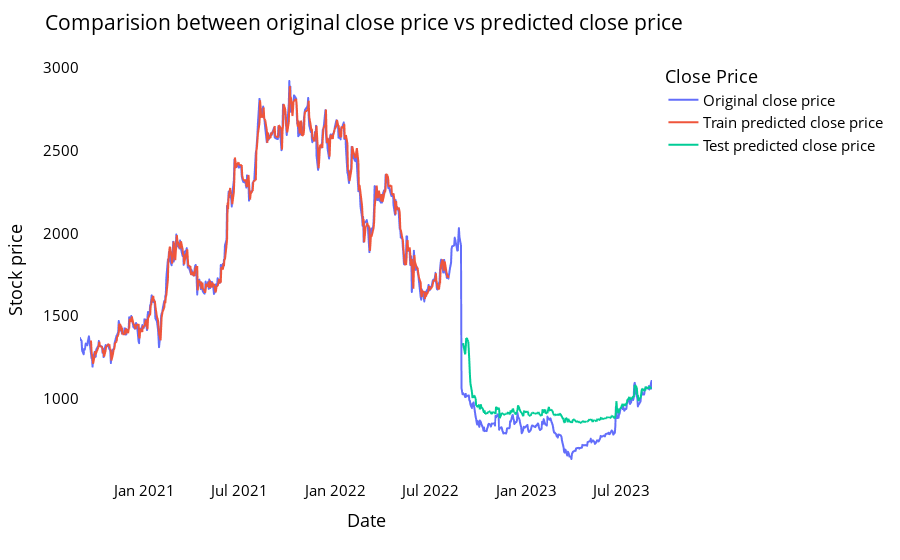

Notebook code for this chart:
### Code cell
# Comparision between original stock close price vs predicted close price

# shift train predictions for plotting
# shift train predictions for plotting

look_back=time_step
trainPredictPlot = np.empty_like(closedf)
trainPredictPlot[:, :] = np.nan
trainPredictPlot[look_back:len(train_predict)+look_back, :] = train_predict
print("Train predicted data: ", trainPredictPlot.shape)

# shift test predictions for plotting
testPredictPlot = np.empty_like(closedf)
testPredictPlot[:, :] = np.nan
testPredictPlot[len(train_predict)+(look_back*2)+1:len(closedf)-1, :] = test_predict
print("Test predicted data: ", testPredictPlot.shape)

names = cycle(['Original close price','Train predicted close price','Test predicted close price'])


plotdf = pd.DataFrame({'date': close_stock['DATE'],
                       'original_close': close_stock['Close'],
                      'train_predicted_close': trainPredictPlot.reshape(1,-1)[0].tolist(),
                      'test_predicted_close': testPredictPlot.reshape(1,-1)[0].tolist()})

fig = px.line(plotdf,x=plotdf['date'], y=[plotdf['original_close'],plotdf['train_predicted_close'],
                                          plotdf['test_predicted_close']],
              labels={'value':'Stock price','date': 'Date'})
fig.update_layout(title_text='Comparision between original close price vs predicted close price',
                  plot_bgcolor='white', font_size=15, font_color='black', legend_title_text='Close Price')
fig.for_each_trace(lambda t:  t.update(name = next(names)))

fig.update_xaxes(showgrid=False)
fig.update_yaxes(showgrid=False)
fig.show()

### Figure 1 — Plotly figure (JSON) as saved in the notebook; plotly's stock layout.template omitted (floating-point values rounded to 4 significant figures; data arrays with more than 128 entries replaced by an {"elided": "..."} marker saying what was removed)
{"data": [{"hovertemplate": "variable=original_close<br>Date=%{x}<br>Stock price=%{y}<extra></extra>", "legendgroup": "original_close", "line": {"color": "#636efa", "dash": "solid"}, "marker": {"symbol": "circle"}, "mode": "lines", "name": "Original close price", "showlegend": true, "type": "scattergl", "x": {"elided": "745 str values"}, "xaxis": "x", "y": {"elided": "745 float values"}, "yaxis": "y"}, {"hovertemplate": "variable=train_predicted_close<br>Date=%{x}<br>Stock price=%{y}<extra></extra>", "legendgroup": "train_predicted_close", "line": {"color": "#EF553B", "dash": "solid"}, "marker": {"symbol": "circle"}, "mode": "lines", "name": "Train predicted close price", "showlegend": true, "type": "scattergl", "x": {"elided": "745 str values"}, "xaxis": "x", "y": {"elided": "745 float values"}, "yaxis": "y"}, {"hovertemplate": "variable=test_predicted_close<br>Date=%{x}<br>Stock price=%{y}<extra></extra>", "legendgroup": "test_predicted_close", "line": {"color": "#00cc96", "dash": "solid"}, "marker": {"symbol": "circle"}, "mode": "lines", "name": "Test predicted close price", "showlegend": true, "type": "scattergl", "x": {"elided": "745 str values"}, "xaxis": "x", "y": {"elided": "745 float values"}, "yaxis": "y"}], "layout": {"font": {"color": "black", "size": 15}, "legend": {"title": {"text": "Close Price"}, "tracegroupgap": 0}, "margin": {"t": 60}, "plot_bgcolor": "white", "title": {"text": "Comparision between original close price vs predicted close price"}, "xaxis": {"anchor": "y", "domain": [0, 1], "showgrid": false, "title": {"text": "Date"}}, "yaxis": {"anchor": "x", "domain": [0, 1], "showgrid": false, "title": {"text": "Stock price"}}}}
